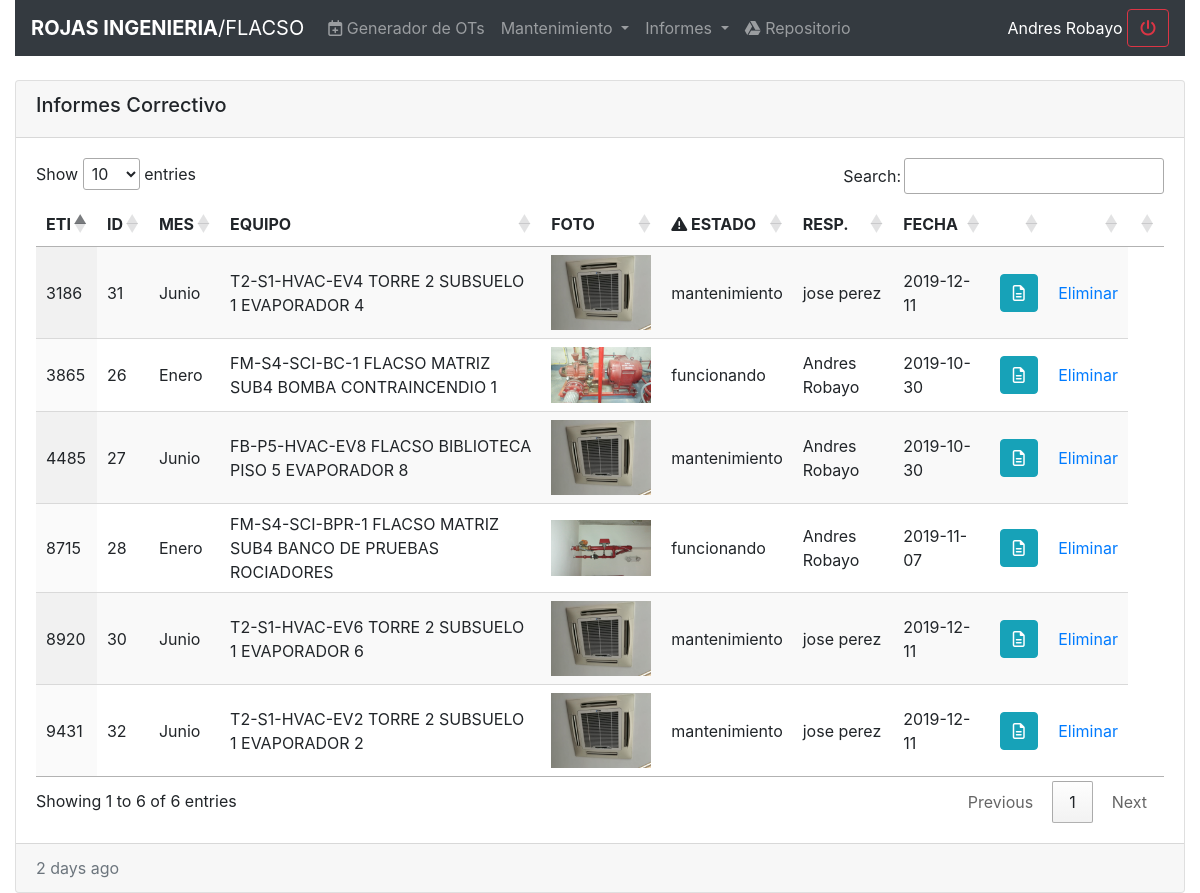
The app's page /informesc.php (signed in) with its own data.
### tables this page shows
CREATE TABLE IF NOT EXISTS `equipo_tareas_informe_c` (
  `id` int(11) NOT NULL AUTO_INCREMENT,
  `user_id` int(11) NOT NULL,
  `fecha` varchar(30) NOT NULL,
  `mes_id` int(11) NOT NULL,
  `estado` varchar(30) NOT NULL,
  `observacion` text NOT NULL,
  `age` varchar(11) NOT NULL,
  `eti` varchar(11) NOT NULL,
  `created_at` varchar(30) NOT NULL,
  PRIMARY KEY (`id`)
);

CREATE TABLE IF NOT EXISTS `meses` (
  `id` int(11) NOT NULL AUTO_INCREMENT,
  `nombre` varchar(20) NOT NULL,
  PRIMARY KEY (`id`)
);

CREATE TABLE IF NOT EXISTS `usuarios` (
  `id` int(11) NOT NULL AUTO_INCREMENT,
  `nombres` varchar(30) NOT NULL,
  `apellidos` varchar(30) NOT NULL,
  `telefono` varchar(30) NOT NULL,
  `correo` varchar(30) NOT NULL,
  `clave` varchar(30) NOT NULL,
  `foto` varchar(100) NOT NULL,
  `rol` varchar(20) NOT NULL,
  `estado` int(1) NOT NULL,
  PRIMARY KEY (`id`)
);

### informesc.php (the view, shortened to what this page needs)
<?php
  include 'controller/conexion.php';
?>
<!doctype html>
<html lang="en">
  <head>
    <?php include'includes/head.php' ?>
    <link rel="stylesheet" href="//cdn.datatables.net/1.10.20/css/jquery.dataTables.min.css">
  </head>
  <body>
    <section>
      <div class="container-fluid">
        <div class="row">
          <div class="col-sm-12">
            <?php include('navigation.php'); ?>
          </div>
        </div>
      </div>
    </section>
    <br>
    <section>
      <div class="container-fluid">
        <div class="row">
          <div class="col-sm-12">
            <div class="card">
              <div class="card-header">
                <div class="row">
                  <div class="col-sm-9">
                    <h5>Informes Correctivo</h5>
                  </div>
                  <div class="col-sm-3">
                  </div>
                </div>
              </div>
              <div class="card-body">
                <table id="myTable" class="display">
                  <thead>
                    <tr>
                      <th>ETI</th>
                      <th>ID</th>
                      <th>MES</th>
                      <th>EQUIPO</th>
                      <th>FOTO</th>
                      <th><i class="fas fa-exclamation-triangle"></i> ESTADO</th>
                      <th>RESP.</th>
                      <th>FECHA</th>
                      <th></th>
                      <th></th>
                      <th></th>
                    </tr>
                  </thead>
                  <tbody>
                    <?php
                      $eti = $db->query("SELECT DISTINCT equipo_tareas_c.eti, equipo_tareas_informe_c.id as eti_id, equipo_tareas_informe_c.eti as idEti, meses.nombre as mes_nombre, equipos.nombre as equipo_nombre, equipos.foto as equipo_foto, equipo_tareas_informe_c.estado as eti_estado, usuarios.nombres as user_name, usuarios.apellidos as user_lastname, equipo_tareas_informe_c.fecha as eti_fecha FROM equipo_tareas_informe_c INNER JOIN meses ON equipo_tareas_informe_c.mes_id = meses.id INNER JOIN equipo_tareas_c ON equipo_tareas_informe_c.eti = equipo_tareas_c.eti INNER JOIN equipos ON equipo_tareas_c.equipo_id = equipos.id INNER JOIN usuarios ON equipo_tareas_informe_c.user_id = usuarios.id  WHERE age = 2019")or die('error'.mysqli_errno($db));
                      while($fila = mysqli_fetch_array($eti))
                      {
                        if($_SESSION['rol']=='admin')
                        {
                            $rol = 'block';
                        }
                        echo "<tr>
                                <td>".$fila['idEti']."</td>
                                <td style='display:none'>".$fila['equipo_foto']."</td>
                                <td>".$fila['eti_id']."</td>
                                <td>".$fila['mes_nombre']."</td>
                                <td>".$fila['equipo_nombre']."</td>
                                <td><img width='100' src='".str_replace('../', '', $fila['equipo_foto'])."'></td>
                                <td>".$fila['eti_estado']."</td>
                                <td>".$fila['user_name']." ".$fila['user_lastname']."</td>
                                <td>".$fila['eti_fecha']."</td>
                                <td><button data-toggle='modal' data-target='#exampleModal' class='btn btn-info btn_showInfomrme'><i class='far fa-file-alt'></i></button></td>
                                 <td><a style='display:".$rol."' onclick='return confirm()' href='controller/eliminar_informec.php?eti=".$fila['idEti']."'>Eliminar</a></td>
                              </tr>";
                      }
                    ?>
                  </tbody>
                </table>
              </div>
              <div class="card-footer text-muted">
                2 days ago
              </div>
            </div>
          </div>
        </div>
      </div>
    </section>
  </body>
</html>

### records on screen
equipo_tareas_informe_c: eti "3865", id "26", mes.nombre "Enero", equipo_nombre "FM-S4-SCI-BC-1 FLACSO MATRIZ SUB4 BOMBA CONTRAINCENDIO 1", shows a picture, estado "funcionando", user.nombres "Andres", user.apellidos "Robayo", fecha "2019-10-30"
equipo_tareas_informe_c: eti "8715", id "28", mes.nombre "Enero", equipo_nombre "FM-S4-SCI-BPR-1 FLACSO MATRIZ SUB4 BANCO DE PRUEBAS ROCIADORES", shows a picture, estado "funcionando", user.nombres "Andres", user.apellidos "Robayo", fecha "2019-11-07"
equipo_tareas_informe_c: eti "9431", id "32", mes.nombre "Junio", equipo_nombre "T2-S1-HVAC-EV2 TORRE 2 SUBSUELO 1 EVAPORADOR 2", estado "mantenimiento", user.nombres "jose", user.apellidos "perez", fecha "2019-12-11"
equipo_tareas_informe_c: eti "3186", id "31", mes.nombre "Junio", equipo_nombre "T2-S1-HVAC-EV4 TORRE 2 SUBSUELO 1 EVAPORADOR 4", estado "mantenimiento", user.nombres "jose", user.apellidos "perez", fecha "2019-12-11"
equipo_tareas_informe_c: eti "8920", id "30", mes.nombre "Junio", equipo_nombre "T2-S1-HVAC-EV6 TORRE 2 SUBSUELO 1 EVAPORADOR 6", estado "mantenimiento", user.nombres "jose", user.apellidos "perez", fecha "2019-12-11"
equipo_tareas_informe_c: eti "4485", id "27", mes.nombre "Junio", equipo_nombre "FB-P5-HVAC-EV8 FLACSO BIBLIOTECA PISO 5 EVAPORADOR 8", estado "mantenimiento", user.nombres "Andres", user.apellidos "Robayo", fecha "2019-10-30"

### other values on screen
$_SESSION['userActive'] "Andres Robayo"
